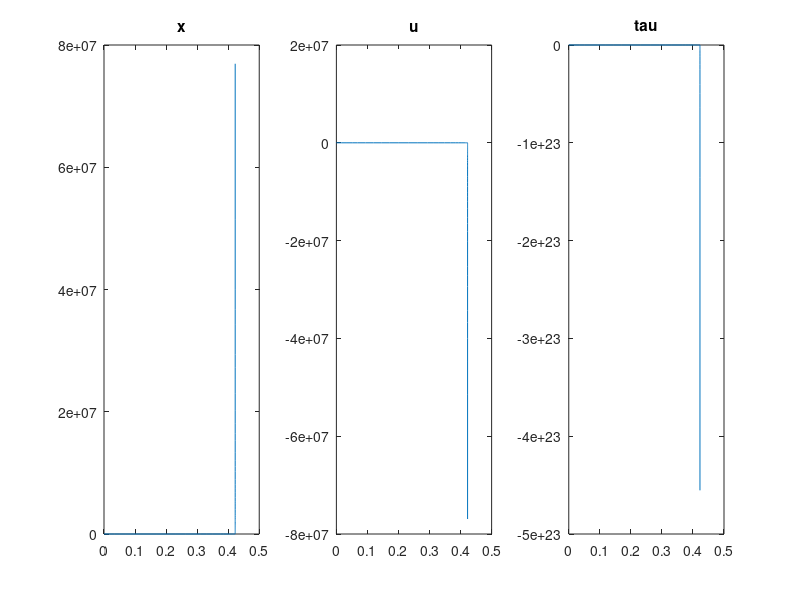
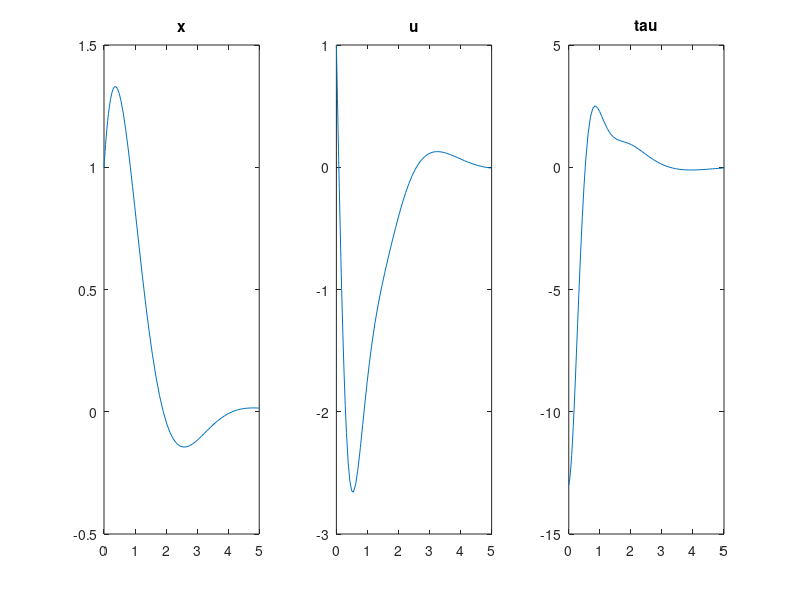

The MATLAB script that drew these images, in order:

%% initialize
k1 = 1; k2 = 1; x0 = 1; u0 = 1; Tf = 5;
%% dynamics
%dx = x^3 + u;  du = tau;
%% recurisive linearizing
%u* = -x^3 -k1x %tau_rl = -k2*(u + k1*x);
ustar = @(x) -x.^3 - k1.*x;
tau_rl = @(x,u) -k2*(u - ustar(x)); 
dyn1 = @(X) [X(1)^3 + X(2);  tau_rl(X(1),X(2))];
[T, X] = ode45(@(t,X)dyn1(X), [0, Tf], [x0;u0]);%% simulate 1
xsol = X(:,1);  usol = X(:,2);
tauSol = tau_rl(xsol, usol);
figure, 
subplot(1,3,1), plot(T, xsol); title('x'); 
subplot(1,3,2), plot(T, usol); title('u'); 
subplot(1,3,3), plot(T, tauSol); title('tau'); 
%% backstepping
%du* = -3*x^2*dx - k1*dx; %V = x^2 + 0.5*(u - u*)^2 ;
%tau = -2*x -k2*(u-u*) -(3*x^2 +k1)*dx;
tau_backstepping = @(x,u) -2*x-k2*(u+x.^3+k1*x)-(3*x.^2 +k1).*(x.^3 +u);
%% simulate
dyn2 = @(X) [X(1)^3 + X(2);
    tau_backstepping(X(1),X(2))];
[T, X] = ode45(@(t , X) dyn2(X), [0, Tf], [x0;u0]);%% simulate 2
xsol = X(:,1);  usol = X(:,2);
tauSol = tau_backstepping(xsol, usol);
figure, 
subplot(1,3,1), plot(T, xsol); title('x');
subplot(1,3,2), plot(T, usol); title('u');
subplot(1,3,3), plot(T, tauSol); title('tau'); 
